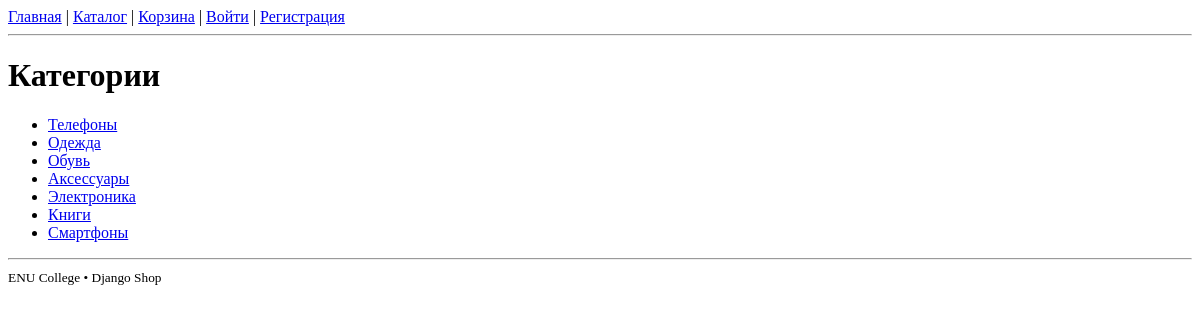
/, run on an earlier commit of the app's database.
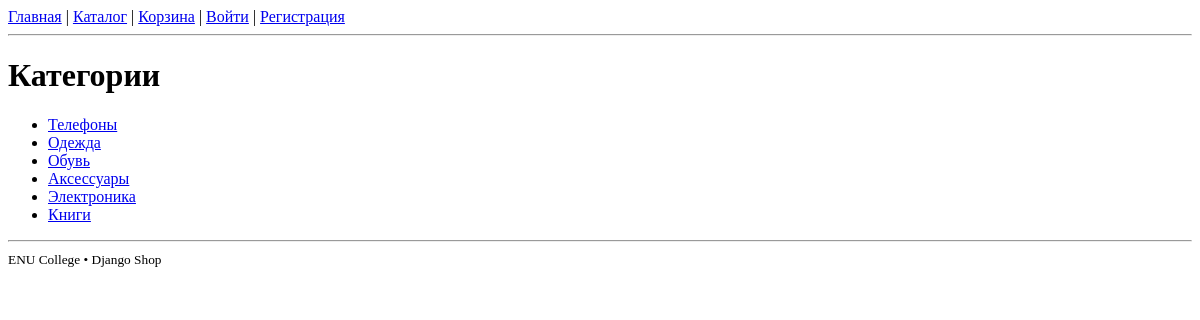
And on a later commit of the database.
### catalog/models.py (models this page shows, shortened)
class Category(models.Model):
    name = models.CharField(max_length=200, unique=True)
    slug = models.SlugField(max_length=200, unique=True)
    class Meta:
        verbose_name = 'Категория'
        verbose_name_plural = 'Категории'

### catalog/views.py (the view)
# urls.py: path('', views.home, name='home'),
def home(request):
    categories = Category.objects.all()
    return render(request, 'catalog/home.html', {'categories': categories})

### catalog/templates/catalog/home.html (shortened to what this page needs)
{% extends 'base.html' %}
{% block content %}
<h1>Категории</h1>
{% if categories %}
  <ul>
    {% for c in categories %}
      <li><a href="{% url 'catalog:product_list_by_category' c.slug %}">{{ c.name }}</a></li>
    {% endfor %}
  </ul>
{% else %}
  <p>Категории не добавлены.</p>
{% endif %}
{% endblock %}

### main/templates/base.html (shortened to what this page needs)
<!doctype html>
<html lang="ru">
<head>
</head>
<body>
  <header>
    <a href="{% url 'catalog:home' %}">Главная</a> |
    <a href="{% url 'catalog:category_list' %}">Каталог</a> |
    <a href="{% url 'catalog:cart_detail' %}">Корзина</a>
    {% if user.is_authenticated %}
      | Привет, {{ user.username }} |
      <a href="{% url 'catalog:my_orders' %}">Мои заказы</a> |
      <a href="{% url 'logout' %}">Выйти</a>
    {% else %}
      | <a href="{% url 'login' %}">Войти</a> |
      <a href="{% url 'register' %}">Регистрация</a>
    {% endif %}
    <hr>
  </header>
  <main>
    {% block content %}{% endblock %}
  </main>
  <footer>
    <hr>
    <small>ENU College • Django Shop</small>
  </footer>
</body>
</html>

What changed in the data, as far as the page shows it:
removed Category: name "Смартфоны"
